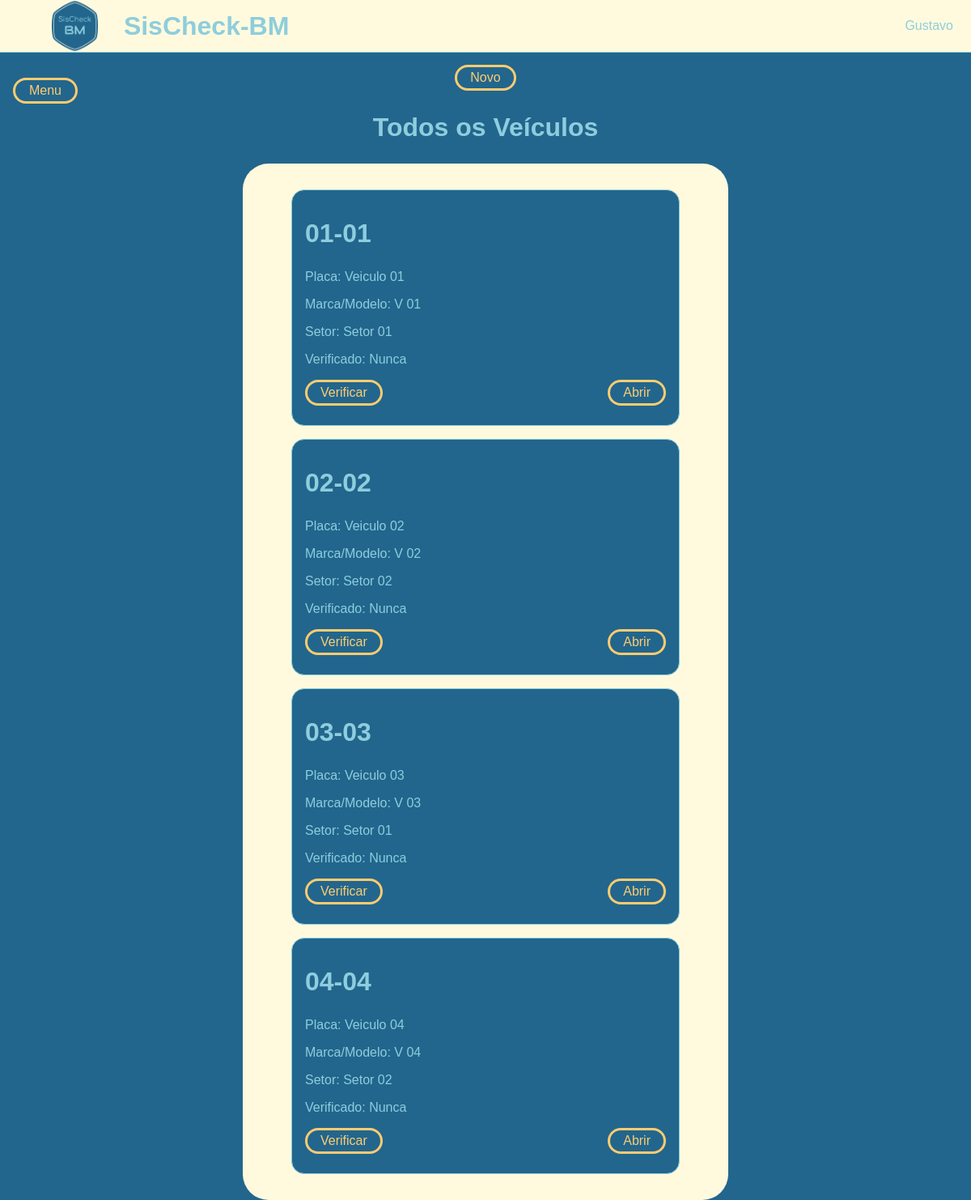
Page /veiculos/index.php (signed in) on the committed database.
### tables this page shows
CREATE TABLE `veiculo` (
  `id` int(11) NOT NULL,
  `prefixo` varchar(10) NOT NULL,
  `posfixo` varchar(10) NOT NULL,
  `placa` varchar(10) NOT NULL,
  `marca` varchar(50) NOT NULL,
  `modelo` varchar(50) NOT NULL,
  `status` varchar(10) NOT NULL DEFAULT 'ativo',
  `idSetor` int(11) NOT NULL
);

CREATE TABLE `setor` (
  `id` int(11) NOT NULL,
  `nome` varchar(50) NOT NULL,
  `status` varchar(10) NOT NULL DEFAULT 'ativo'
);

### checa_login.php (called while the page is built, shortened)
<?php
$usuario = $_SESSION['usuario'];
?>

### veiculos/index.php (the view, shortened to what this page needs)
<?php
require_once("../checa_login.php");
require_once("../conexao.php");
$sql = "SELECT v.*, s.nome as setor_nome, c.nome as compartimento_nome, mnv.id as id_mnv, MAX(ch.data_check) as 'verificado' FROM veiculo as v
        LEFT JOIN setor as s ON s.id = v.idSetor
        LEFT JOIN compartimento as c ON c.idVeiculo = v.id
        LEFT JOIN materiais_no_veiculo as mnv ON mnv.idCompartimento = c.id
        LEFT JOIN (
            SELECT idMateriais_no_veiculo, MAX(data_check) as max_data
            FROM check_mnv
            GROUP BY idMateriais_no_veiculo
        ) as max_ch ON mnv.id = max_ch.idMateriais_no_veiculo
        LEFT JOIN check_mnv as ch ON mnv.id = ch.idMateriais_no_Veiculo AND ch.data_check = max_ch.max_data
        WHERE v.status = 'ativo'
        GROUP BY v.id, c.idVeiculo";
$veiculos = $conn->query($sql);
?>
<!DOCTYPE html>
<html>
<body>
  <?php require_once("../header.php") ?>
  <a class="button back-button" href="../dashboard.php">Menu</a>
  <section>
    <?php if($usuario['tipo'] == 'administrador') {?>
      <a class="button novo-button" href="cadastrar.php">Novo</a>
    <?php } ?>
    <h1 class="title">Todos os Veículos</h1>
    <main>
      <?php foreach ($veiculos as $veiculo) { ?>
        <div class="card">
          <h1 class="card-header"><?php echo ($veiculo['prefixo'] . '-' . $veiculo['posfixo']) ?></h1>
          <p>Placa: <?php echo $veiculo['placa'] ?></p>
          <p>Marca/Modelo: <?php echo ($veiculo['marca'] . " " . $veiculo['modelo']) ?></p>
          <p>Setor: <?php echo $veiculo['setor_nome'] ?></p>
          <p>Verificado: <?= $veiculo['verificado'] != null ? date('H:i - d/m/Y', strtotime($veiculo['verificado'])) : 'Nunca' ?></p>
          <p class="card-action">
            <a class="button" href="verificar.php?id=<?=$veiculo['id']?>">Verificar</a>
            <?php if($usuario['tipo'] == 'administrador') {?>
              <a class="button" href="dados.php?id=<?=$veiculo['id']?>">Abrir</a>
            <?php } ?>
          </p>
        </div>
      <?php } ?>
    </main>
  </section>
</body>
</html>

### header.php
<header>
  <div class="logo">
    <img src="../assets/SisCheck-BM.png" alt="sischeck-bm logo" />
    <h1 class="logo-name">SisCheck-BM</h1>
  </div>
  <a class="welcome" href="../perfil/index.php?id=<?= $usuario['id'] ?>"><?= $usuario['nome'] ?></a>
</header>

### styles.css (style rules this page uses)
:root { --color-secondary: #8ecddd; --color-light: #fffadd; --color-dark: #22668d; --color-alert: #ffcc70; }
* { font-family: Verdana, "Trebuchet MS", Arial, sans-serif; box-sizing: border-box; font-size: 16px; color: var(--color-secondary); text-decoration: none; }
h1 { font-size: 32px; }
body { background-color: var(--color-dark); margin: 0; padding: 0; min-height: 100vh; }
header { display: flex; align-items: center; justify-content: space-between; position: fixed; margin: 0; padding: 2em; width: 100vw; max-height: 8vh; background-color: var(--color-light); border-bottom: var(--color-secondary) 0.1rem solid; z-index: 1; }
section { display: flex; flex-direction: column; align-items: center; justify-content: center; min-height: 80vh; padding-top: 10vh; }
main { display: flex; flex-direction: column; align-items: center; justify-content: center; gap: 1rem; background-color: var(--color-light); border-radius: 2rem; padding: 2rem; width: max(300px, 50vw); }
.button { display: flex; justify-content: center; align-items: center; color: var(--color-alert); background-color: transparent; border: var(--color-alert) 0.2rem solid; border-radius: 1rem; padding: 0 1rem; height: 2rem; }
.back-button { position: fixed; top: 12vh; left: 2vh; min-width: 5rem; }
.logo { display: flex; align-items: center; justify-content: center; gap: 1rem; padding: 1rem; }
.logo img { max-height: 64px; max-width: 64px; margin: 1rem; }
.welcome { display: flex; position: relative; left: 10px; float: right; }
.card { border: var(--color-secondary) 0.1rem solid; background-color: var(--color-dark); width: max(250px, 40vw); border-radius: 1rem; padding: 0.5rem 1rem; }
.card p { display: flex; align-items: center; justify-content: space-between; }

### rows in the picture
veiculo: prefixo "01", posfixo "01", placa "Veiculo 01", marca "V", modelo "01", idSetor.nome "Setor 01"
veiculo: prefixo "02", posfixo "02", placa "Veiculo 02", marca "V", modelo "02", idSetor.nome "Setor 02"
veiculo: prefixo "03", posfixo "03", placa "Veiculo 03", marca "V", modelo "03", idSetor.nome "Setor 01"
veiculo: prefixo "04", posfixo "04", placa "Veiculo 04", marca "V", modelo "04", idSetor.nome "Setor 02"

### other values in the picture
$usuario['nome'] "Gustavo"
